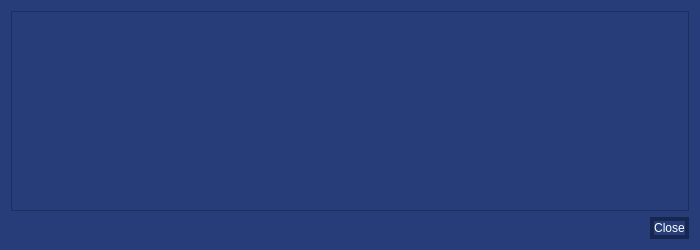
<?xml version="1.0" encoding="UTF-8"?>
<ui version="4.0">
 <class>TransactionDescDialog</class>
 <widget class="QDialog" name="TransactionDescDialog">
  <property name="geometry">
   <rect>
    <x>0</x>
    <y>0</y>
    <width>700</width>
    <height>250</height>
   </rect>
  </property>
  <property name="font">
   <font>
    <family>Lato</family>
    <pointsize>11</pointsize>
   </font>
  </property>
  <property name="windowTitle">
   <string>Transaction details</string>
  </property>
  <property name="styleSheet">
   <string notr="true">background-color: rgb(38, 61, 121);
color: rgb(255, 255, 255);
selection-background-color:QLinearGradient(x1: 0.8, y1: 0, x2: 1, y2: 0, stop: 0 rgb(0, 45, 157), stop: 1 rgb(0, 40, 138))</string>
  </property>
  <layout class="QVBoxLayout" name="verticalLayout">
   <item>
    <widget class="QTextEdit" name="detailText">
     <property name="font">
      <font>
       <family>Lato</family>
       <pointsize>11</pointsize>
      </font>
     </property>
     <property name="toolTip">
      <string>This pane shows a detailed description of the transaction</string>
     </property>
     <property name="styleSheet">
      <string notr="true">
QToolTip {
     color: white;
     font-size:9pt;font-family:'Lato';
     border: 4px solid ;
     border-radius: 13px;
     opacity: 700;
     border-color: rgb(30, 51, 105);
     background-color: rgb(23, 39, 79);
 }</string>
     </property>
     <property name="readOnly">
      <bool>true</bool>
     </property>
    </widget>
   </item>
   <item>
    <widget class="QDialogButtonBox" name="buttonBox">
     <property name="font">
      <font>
       <family>Lato</family>
       <pointsize>9</pointsize>
      </font>
     </property>
     <property name="styleSheet">
      <string notr="true">QPushButton{
border: 4px solid;
border-radius: 13px;
border-color: rgb(23, 39, 79);}
QToolTip {
     color: white;
     font-size:9pt;font-family:'Lato';
     border: 4px solid ;
     border-radius: 13px;
     opacity: 700;
     border-color: rgb(30, 51, 105);
     background-color: rgb(23, 39, 79);
 }</string>
     </property>
     <property name="orientation">
      <enum>Qt::Horizontal</enum>
     </property>
     <property name="standardButtons">
      <set>QDialogButtonBox::Close</set>
     </property>
    </widget>
   </item>
  </layout>
 </widget>
 <resources/>
 <connections>
  <connection>
   <sender>buttonBox</sender>
   <signal>accepted()</signal>
   <receiver>TransactionDescDialog</receiver>
   <slot>accept()</slot>
   <hints>
    <hint type="sourcelabel">
     <x>248</x>
     <y>254</y>
    </hint>
    <hint type="destinationlabel">
     <x>157</x>
     <y>274</y>
    </hint>
   </hints>
  </connection>
  <connection>
   <sender>buttonBox</sender>
   <signal>rejected()</signal>
   <receiver>TransactionDescDialog</receiver>
   <slot>reject()</slot>
   <hints>
    <hint type="sourcelabel">
     <x>316</x>
     <y>260</y>
    </hint>
    <hint type="destinationlabel">
     <x>286</x>
     <y>274</y>
    </hint>
   </hints>
  </connection>
 </connections>
</ui>
